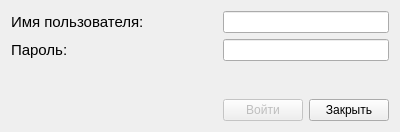
<?xml version="1.0" encoding="UTF-8"?>
<ui version="4.0">
 <class>LoginDialog</class>
 <widget class="QDialog" name="LoginDialog">
  <property name="geometry">
   <rect>
    <x>0</x>
    <y>0</y>
    <width>400</width>
    <height>132</height>
   </rect>
  </property>
  <property name="windowTitle">
   <string>Dialog</string>
  </property>
  <layout class="QGridLayout" name="gridLayout">
   <item row="0" column="0" colspan="2">
    <widget class="QLabel" name="label">
     <property name="font">
      <font>
       <pointsize>11</pointsize>
      </font>
     </property>
     <property name="text">
      <string>Имя пользователя:</string>
     </property>
    </widget>
   </item>
   <item row="0" column="2" colspan="2">
    <widget class="QLineEdit" name="loginLine"/>
   </item>
   <item row="1" column="2" colspan="2">
    <widget class="QLineEdit" name="passwordLine">
     <property name="echoMode">
      <enum>QLineEdit::Password</enum>
     </property>
    </widget>
   </item>
   <item row="2" column="2">
    <spacer name="verticalSpacer">
     <property name="orientation">
      <enum>Qt::Vertical</enum>
     </property>
     <property name="sizeHint" stdset="0">
      <size>
       <width>20</width>
       <height>21</height>
      </size>
     </property>
    </spacer>
   </item>
   <item row="3" column="1">
    <spacer name="horizontalSpacer">
     <property name="orientation">
      <enum>Qt::Horizontal</enum>
     </property>
     <property name="sizeHint" stdset="0">
      <size>
       <width>201</width>
       <height>20</height>
      </size>
     </property>
    </spacer>
   </item>
   <item row="3" column="2">
    <widget class="QPushButton" name="loginButton">
     <property name="enabled">
      <bool>false</bool>
     </property>
     <property name="text">
      <string>Войти</string>
     </property>
    </widget>
   </item>
   <item row="3" column="3">
    <widget class="QPushButton" name="closeButton">
     <property name="text">
      <string>Закрыть</string>
     </property>
    </widget>
   </item>
   <item row="1" column="0" colspan="2">
    <widget class="QLabel" name="label_2">
     <property name="font">
      <font>
       <pointsize>11</pointsize>
      </font>
     </property>
     <property name="text">
      <string>Пароль:</string>
     </property>
    </widget>
   </item>
  </layout>
 </widget>
 <resources/>
 <connections/>
</ui>
